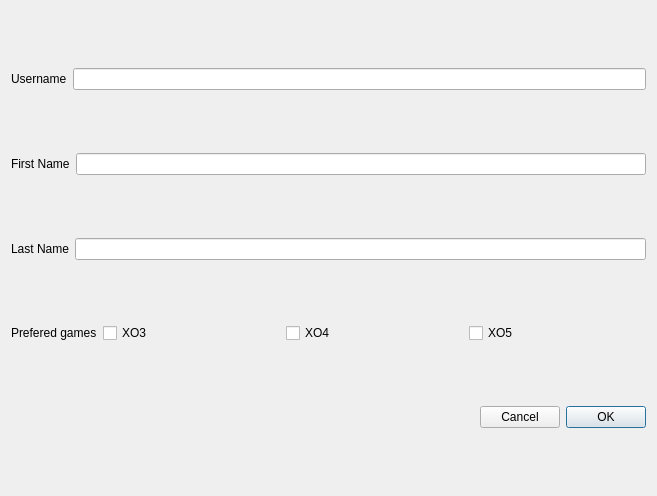
<?xml version="1.0" encoding="UTF-8"?>
<ui version="4.0">
 <class>AddUserDialog</class>
 <widget class="QDialog" name="AddUserDialog">
  <property name="windowModality">
   <enum>Qt::ApplicationModal</enum>
  </property>
  <property name="geometry">
   <rect>
    <x>0</x>
    <y>0</y>
    <width>657</width>
    <height>496</height>
   </rect>
  </property>
  <property name="windowTitle">
   <string>Add User</string>
  </property>
  <layout class="QHBoxLayout" name="horizontalLayout_6">
   <item>
    <layout class="QVBoxLayout" name="verticalLayout">
     <item>
      <layout class="QHBoxLayout" name="horizontalLayout">
       <item>
        <widget class="QLabel" name="label">
         <property name="text">
          <string>Username</string>
         </property>
        </widget>
       </item>
       <item>
        <widget class="QLineEdit" name="usernameEdit"/>
       </item>
      </layout>
     </item>
     <item>
      <layout class="QHBoxLayout" name="horizontalLayout_2">
       <item>
        <widget class="QLabel" name="label_2">
         <property name="text">
          <string>First Name</string>
         </property>
        </widget>
       </item>
       <item>
        <widget class="QLineEdit" name="firstNameEdit"/>
       </item>
      </layout>
     </item>
     <item>
      <layout class="QHBoxLayout" name="horizontalLayout_3">
       <item>
        <widget class="QLabel" name="label_3">
         <property name="text">
          <string>Last Name</string>
         </property>
        </widget>
       </item>
       <item>
        <widget class="QLineEdit" name="lastNameEdit"/>
       </item>
      </layout>
     </item>
     <item>
      <layout class="QHBoxLayout" name="horizontalLayout_4">
       <item>
        <widget class="QLabel" name="label_4">
         <property name="text">
          <string>Prefered games</string>
         </property>
        </widget>
       </item>
       <item>
        <widget class="QCheckBox" name="xo3CheckBox">
         <property name="text">
          <string>XO3</string>
         </property>
        </widget>
       </item>
       <item>
        <spacer name="horizontalSpacer_3">
         <property name="orientation">
          <enum>Qt::Horizontal</enum>
         </property>
         <property name="sizeHint" stdset="0">
          <size>
           <width>40</width>
           <height>20</height>
          </size>
         </property>
        </spacer>
       </item>
       <item>
        <widget class="QCheckBox" name="xo4CheckBox">
         <property name="text">
          <string>XO4</string>
         </property>
        </widget>
       </item>
       <item>
        <spacer name="horizontalSpacer_4">
         <property name="orientation">
          <enum>Qt::Horizontal</enum>
         </property>
         <property name="sizeHint" stdset="0">
          <size>
           <width>40</width>
           <height>20</height>
          </size>
         </property>
        </spacer>
       </item>
       <item>
        <widget class="QCheckBox" name="xo5CheckBox">
         <property name="text">
          <string>XO5</string>
         </property>
        </widget>
       </item>
       <item>
        <spacer name="horizontalSpacer_5">
         <property name="orientation">
          <enum>Qt::Horizontal</enum>
         </property>
         <property name="sizeHint" stdset="0">
          <size>
           <width>40</width>
           <height>20</height>
          </size>
         </property>
        </spacer>
       </item>
      </layout>
     </item>
     <item>
      <layout class="QHBoxLayout" name="horizontalLayout_5">
       <item>
        <spacer name="horizontalSpacer">
         <property name="orientation">
          <enum>Qt::Horizontal</enum>
         </property>
         <property name="sizeHint" stdset="0">
          <size>
           <width>40</width>
           <height>20</height>
          </size>
         </property>
        </spacer>
       </item>
       <item>
        <widget class="QPushButton" name="cancelButton">
         <property name="text">
          <string>Cancel</string>
         </property>
         <property name="autoDefault">
          <bool>false</bool>
         </property>
        </widget>
       </item>
       <item>
        <widget class="QPushButton" name="okButton">
         <property name="text">
          <string>OK</string>
         </property>
        </widget>
       </item>
      </layout>
     </item>
    </layout>
   </item>
  </layout>
 </widget>
 <resources/>
 <connections/>
</ui>
